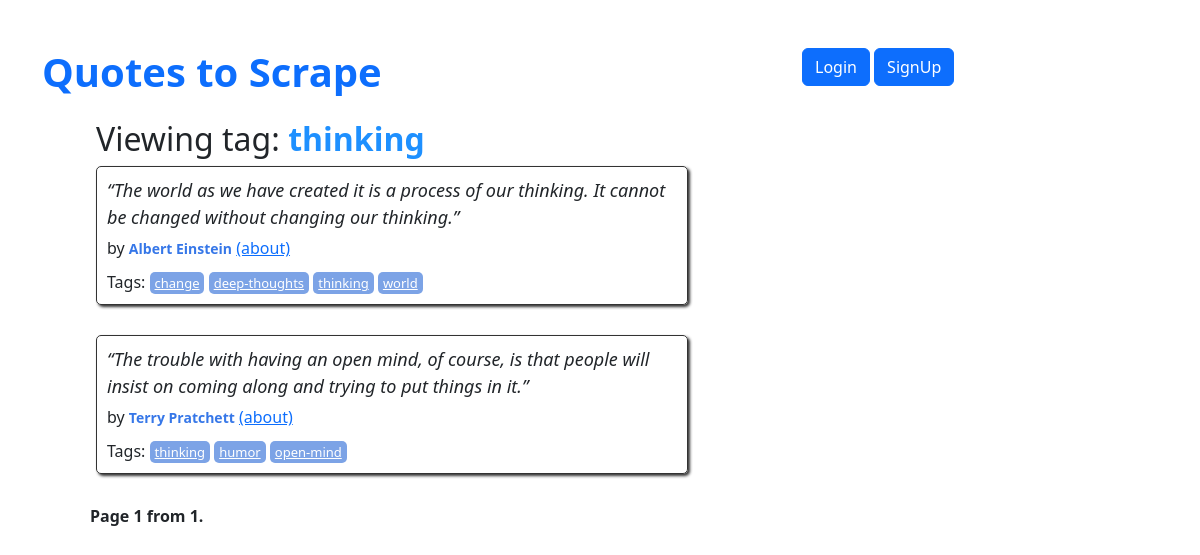
The page /tag/thinking/ on the database its author committed.
### quotes/models.py (models this page shows)
class Tag(models.Model):
    name = models.CharField(max_length=16, null=False, unique=True)
    class Meta:
        verbose_name_plural = "Tags"
        verbose_name = "Tag"

class Quote(models.Model):
    user = models.ForeignKey(User, on_delete=models.CASCADE, default=None, null=True)
    quote = models.TextField()
    tags = models.ManyToManyField(Tag)
    author = models.ForeignKey(Author, on_delete=models.CASCADE, default=None, null=False)
    created_at = models.DateTimeField(auto_now_add=True)

class Author(models.Model):
    fullname = models.CharField(max_length=64, null=False, unique=True)
    born_date = models.CharField(max_length=64)
    born_location = models.CharField(max_length=256)
    description = models.TextField()
    user = models.ForeignKey(User, on_delete=models.CASCADE, default=None, null=True)
    created_at = models.DateTimeField(auto_now_add=True)

### quotes/views.py (the view)
# urls.py: path('tag/<str:tag_name>/', TagQuotesView.as_view(), name='tag_quotes'),
class TagQuotesView(View):
    template_name = 'quotes/tag_quotes.html'
    quotes_per_page = 10
    def get(self, request, *args, **kwargs):
        tag_name = kwargs['tag_name']
        tag = Tag.objects.get(name=tag_name)
        quotes_with_tag = Quote.objects.filter(tags=tag)
        paginator = Paginator(list(quotes_with_tag), self.quotes_per_page)
        page = request.GET.get('page')
        try:
            quotes_per_page = paginator.page(page)
        except PageNotAnInteger:
            quotes_per_page = paginator.page(1)
        except EmptyPage:
            quotes_per_page = paginator.page(paginator.num_pages)
        context = {
            'tag_name': tag_name,
            'quotes_with_tag': quotes_per_page,
        }
        return render(request, self.template_name, context)

### quotes/templatetags/extract_authors.py (called while the page is built)
@register.filter(name='author')
def get_author(author):
    author_id = author.id if hasattr(author, 'id') else None
    author_instance = Author.objects.filter(id=author_id).first()
    if author_instance:
        return author_instance.fullname
    return ''

### quotes/templates/quotes/tag_quotes.html (shortened to what this page needs)
{% extends 'quotes/base.html' %}
{% load extract_authors %}
{% block content %}
    <div class="author-details ms-5" style="margin-left: 10%;">
        <h2 class="author-title" style="margin-left: 5%;">
            Viewing tag: <b style="color:dodgerblue;">{{ tag_name }}</b>
        </h2>
        <div class="col-md-8">
            {% for quote in quotes_with_tag %}
            <div class="quote ms-5" itemscope="" itemtype="http://schema.org/CreativeWork">
                <span class="text" itemprop="text">
                    {{quote.quote}}
                </span>
                <span>
                    by <small class="author" itemprop="author">{{ quote.author|author }}</small>
                    <a href="{% url 'quotes:author_detail' author_id=quote.author.id %}" target="_self">(about)</a>
                </span>
                <div class="tags">
                    Tags:
                    {% for tag in quote.tags.all %}
                        <a class="tag" href="{% url 'quotes:tag_quotes' tag_name=tag.name %}">{{ tag.name }}</a>
                    {% endfor %}
                </div>
            </div>
            {% endfor %}
            <nav>
                <div class="pagination" class="mb-3">
                    <span class="step-links" style="margin-left: 5%;">
                        <span class="current" style="margin: 0 10px;">
                            <strong>Page {{ quotes_with_tag.number }} from {{ quotes_with_tag.paginator.num_pages }}.</strong>
                        </span>
                    </span>
                </div>
            </nav>
        </div>
    </div>
{% endblock %}

### quotes/static/quotes/style.css (style rules this page uses)
.quote { padding: 10px; margin-bottom: 30px; border: 1px solid #333333; border-radius: 5px; box-shadow: 2px 2px 3px #333333; }
.quote span.text { display: block; margin-bottom: 5px; font-size: large; font-style: italic; }
.quote small.author { font-weight: bold; color: #3677E8; }
.quote .tags { margin-top: 10px; }
.tag { padding: 2px 5px; border-radius: 5px; color: white; font-size: small; background-color: #7CA3E6; }
.col-md-8 { width: 66.66666667%; }
.author-details { margin-left: 20%; margin-right: 20%; width: 80%; }

### rows shown on the page
Tag: name "thinking"
Quote: quote "“The world as we have created it is a process of our thinking. It cannot be changed without changing our thinking.”", author|author "Albert Einstein"
Tag: name "change"
Tag: name "deep-thoughts"
Tag: name "world"
Quote: quote "“The trouble with having an open mind, of course, is that people will insist on coming along and trying to put things in it.”", author|author "Terry Pratchett"
Tag: name "humor"
Tag: name "open-mind"

### other values the page prints
{{ quotes_with_tag.number }} "1"
{{ quotes_with_tag.paginator.num_pages }} "1"
